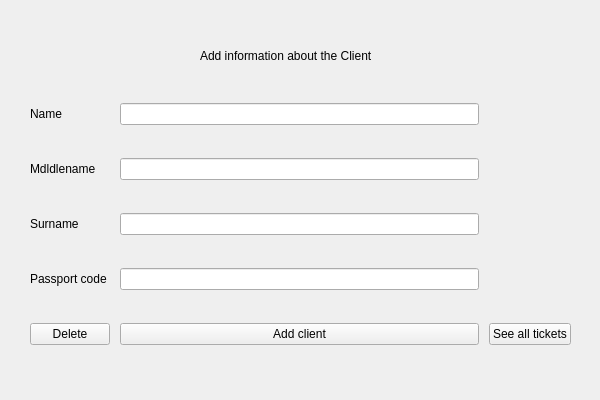
<?xml version="1.0" encoding="UTF-8"?>
<ui version="4.0">
 <class>Form</class>
 <widget class="QWidget" name="Form">
  <property name="geometry">
   <rect>
    <x>0</x>
    <y>0</y>
    <width>600</width>
    <height>400</height>
   </rect>
  </property>
  <property name="sizePolicy">
   <sizepolicy hsizetype="Fixed" vsizetype="Fixed">
    <horstretch>0</horstretch>
    <verstretch>0</verstretch>
   </sizepolicy>
  </property>
  <property name="minimumSize">
   <size>
    <width>600</width>
    <height>400</height>
   </size>
  </property>
  <property name="maximumSize">
   <size>
    <width>600</width>
    <height>400</height>
   </size>
  </property>
  <property name="windowTitle">
   <string>Bus Tickets selling app</string>
  </property>
  <widget class="QWidget" name="gridLayoutWidget">
   <property name="geometry">
    <rect>
     <x>0</x>
     <y>50</y>
     <width>601</width>
     <height>351</height>
    </rect>
   </property>
   <layout class="QGridLayout" name="gridLayout">
    <property name="leftMargin">
     <number>30</number>
    </property>
    <property name="topMargin">
     <number>30</number>
    </property>
    <property name="rightMargin">
     <number>30</number>
    </property>
    <property name="bottomMargin">
     <number>30</number>
    </property>
    <property name="spacing">
     <number>10</number>
    </property>
    <item row="4" column="0">
     <widget class="QPushButton" name="deleteClientButton">
      <property name="text">
       <string>Delete</string>
      </property>
     </widget>
    </item>
    <item row="2" column="1">
     <widget class="QLineEdit" name="lineEdit_3"/>
    </item>
    <item row="1" column="1">
     <widget class="QLineEdit" name="lineEdit_2"/>
    </item>
    <item row="3" column="1">
     <widget class="QLineEdit" name="lineEdit_4"/>
    </item>
    <item row="4" column="1">
     <widget class="QPushButton" name="addClientButton">
      <property name="text">
       <string>Add client</string>
      </property>
     </widget>
    </item>
    <item row="1" column="0">
     <widget class="QLabel" name="label_3">
      <property name="text">
       <string>Mdldlename</string>
      </property>
     </widget>
    </item>
    <item row="2" column="0">
     <widget class="QLabel" name="label_2">
      <property name="text">
       <string>Surname</string>
      </property>
     </widget>
    </item>
    <item row="3" column="0">
     <widget class="QLabel" name="label">
      <property name="text">
       <string>Passport code</string>
      </property>
     </widget>
    </item>
    <item row="0" column="0">
     <widget class="QLabel" name="label_4">
      <property name="text">
       <string>Name</string>
      </property>
     </widget>
    </item>
    <item row="0" column="1">
     <widget class="QLineEdit" name="lineEdit"/>
    </item>
    <item row="4" column="2">
     <widget class="QPushButton" name="allTicketsButton">
      <property name="text">
       <string>See all tickets</string>
      </property>
     </widget>
    </item>
   </layout>
  </widget>
  <widget class="QLabel" name="label_5">
   <property name="geometry">
    <rect>
     <x>200</x>
     <y>0</y>
     <width>335</width>
     <height>111</height>
    </rect>
   </property>
   <property name="text">
    <string>Add information about the Client</string>
   </property>
  </widget>
 </widget>
 <resources/>
 <connections/>
</ui>
